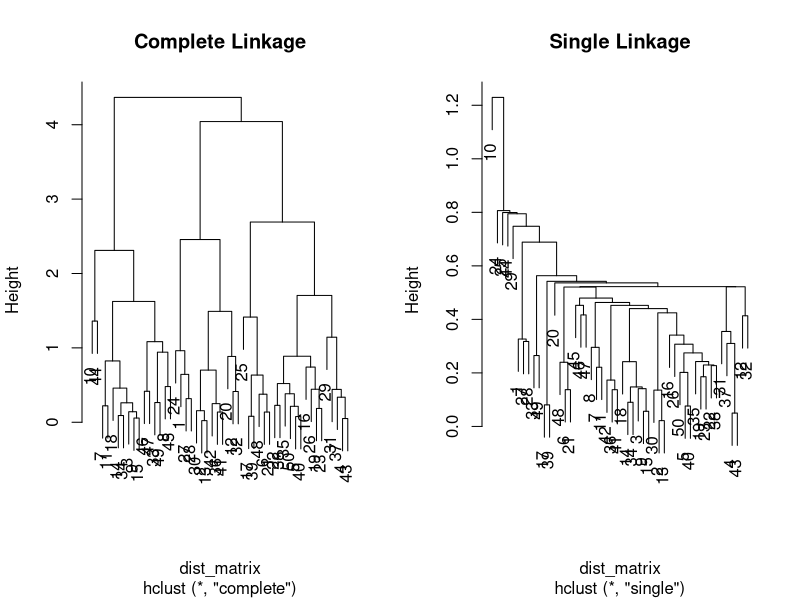

R code for this plot:
## ---- chunk 1
# Example hierarchical clustering
data <- matrix(rnorm(100), ncol=2)
dist_matrix <- dist(data, method="euclidean")

# Perform hierarchical clustering
hc_complete <- hclust(dist_matrix, method="complete")
hc_single <- hclust(dist_matrix, method="single")

# Plot dendrograms
par(mfrow=c(1,2))
plot(hc_complete, main="Complete Linkage")
plot(hc_single, main="Single Linkage")
